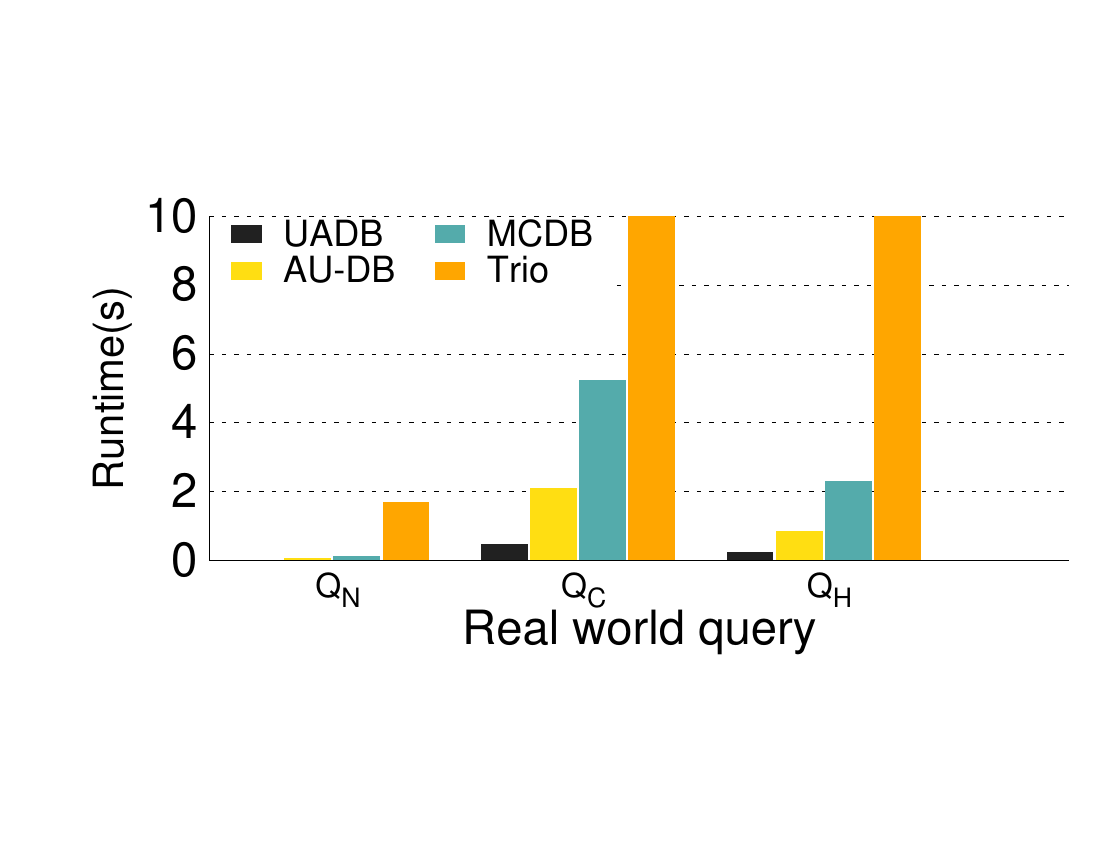

Recreate this plot in gnuplot.
set size ratio 0.4
set terminal postscript color enhanced
set output 'realworld.ps'
unset title
set tmargin -3
set bmargin -2
set rmargin 0
set lmargin 12
set border 3 front linetype -1 linewidth 1.000
set boxwidth 0.95 absolute
set style fill solid 1.00 noborder
set linetype 1 lw 1 lc rgb "#222222"
set linetype 6 lw 1 lc rgb "#FF0000"
set linetype 2 lw 1 lc rgb "#FFDD11"
set linetype 5 lw 1 lc rgb "#0000FF"
set linetype 4 lw 1 lc rgb "#ffa500"
set linetype 3 lw 1 lc rgb "#55AAAA"
set linetype cycle 4
set grid nopolar
set grid noxtics nomxtics ytics nomytics noztics nomztics nox2tics nomx2tics noy2tics nomy2tics nocbtics nomcbtics
set grid layerdefault linetype 0 linewidth 3.000,  linetype 0 linewidth 1.000
set key nobox autotitles columnhead Left reverse left
set key font "Arial,26"
set key width 1
set key samplen 1
set key spacing 1
set key maxrows 2
set key at -0.5, 10
set style histogram clustered gap 1 title  offset character 2, -0.25, 1
set datafile missing '-'
set style data histograms
set xtics border in scale 0,0 nomirror   offset character 0.5, -0.5, 2 autojustify
set xtics norangelimit font ",24"
set xtics   ()
set xrange [ -0.5 : 3]
set ylabel "Runtime(s)"
set ylabel font "Arial,30"
set ylabel offset character -3, 0, 0
set yrange [ 0 : 10 ]
set ytics border in scale 0,0 mirror norotate  offset character 0, 0, 0 autojustify
set ytics font ",34"
set xlabel font "Arial,34"
set xlabel "Real world query"
set xlabel  offset character 0, -1, 0  norotate
plot 'realworld.csv' using 2 t col, '' using 3:xtic(1) t col, '' using 4 t col, '' using 5 t col